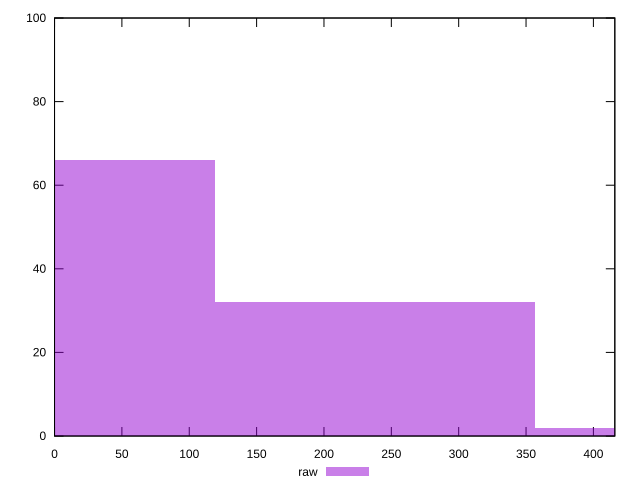

Here is the gnuplot script that generated this plot:
reset

$raw <<EOF
475.09860552720914 2
237.54930276360457 32
0 66
EOF

set key outside below
set boxwidth 237.54930276360457
set xrange [0:415.898]
set yrange [0:100]
set trange [0:100]
set style fill transparent solid 0.5 noborder
set terminal svg size 640, 490 enhanced background rgb 'white'
set output "report_00017_2021-02-10T15-08-03.406Z/uses-rel-preconnect/samples/pages+cached+noadtech+nomedia/raw/histogram.svg"

plot $raw title "raw" with boxes

reset
